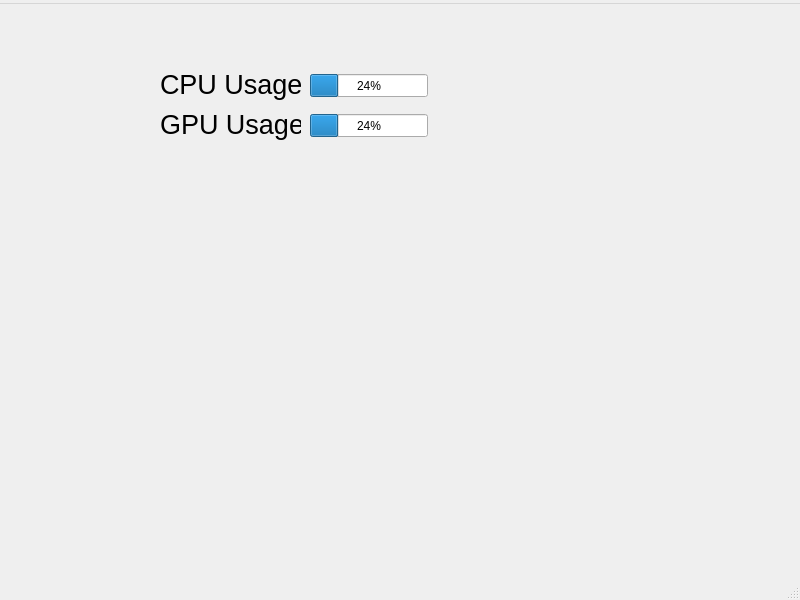
<?xml version="1.0" encoding="UTF-8"?>
<ui version="4.0">
 <class>MainWindow</class>
 <widget class="QMainWindow" name="MainWindow">
  <property name="geometry">
   <rect>
    <x>0</x>
    <y>0</y>
    <width>800</width>
    <height>600</height>
   </rect>
  </property>
  <property name="windowTitle">
   <string>MainWindow</string>
  </property>
  <widget class="QWidget" name="centralwidget">
   <widget class="QLabel" name="label">
    <property name="enabled">
     <bool>true</bool>
    </property>
    <property name="geometry">
     <rect>
      <x>160</x>
      <y>50</y>
      <width>141</width>
      <height>61</height>
     </rect>
    </property>
    <property name="minimumSize">
     <size>
      <width>0</width>
      <height>0</height>
     </size>
    </property>
    <property name="font">
     <font>
      <pointsize>20</pointsize>
     </font>
    </property>
    <property name="text">
     <string>CPU Usage:</string>
    </property>
   </widget>
   <widget class="QProgressBar" name="CPUprogressBar">
    <property name="geometry">
     <rect>
      <x>310</x>
      <y>70</y>
      <width>118</width>
      <height>23</height>
     </rect>
    </property>
    <property name="value">
     <number>24</number>
    </property>
   </widget>
   <widget class="QProgressBar" name="GPUprogressBar">
    <property name="geometry">
     <rect>
      <x>310</x>
      <y>110</y>
      <width>118</width>
      <height>23</height>
     </rect>
    </property>
    <property name="value">
     <number>24</number>
    </property>
   </widget>
   <widget class="QLabel" name="label_2">
    <property name="enabled">
     <bool>true</bool>
    </property>
    <property name="geometry">
     <rect>
      <x>160</x>
      <y>90</y>
      <width>141</width>
      <height>61</height>
     </rect>
    </property>
    <property name="minimumSize">
     <size>
      <width>0</width>
      <height>0</height>
     </size>
    </property>
    <property name="font">
     <font>
      <pointsize>20</pointsize>
     </font>
    </property>
    <property name="text">
     <string>GPU Usage:</string>
    </property>
   </widget>
  </widget>
  <widget class="QMenuBar" name="menubar">
   <property name="geometry">
    <rect>
     <x>0</x>
     <y>0</y>
     <width>800</width>
     <height>21</height>
    </rect>
   </property>
   <widget class="QMenu" name="menuToolBoxPC_Windows">
    <property name="title">
     <string/>
    </property>
   </widget>
   <addaction name="menuToolBoxPC_Windows"/>
  </widget>
  <widget class="QStatusBar" name="statusbar"/>
 </widget>
 <resources/>
 <connections/>
</ui>
